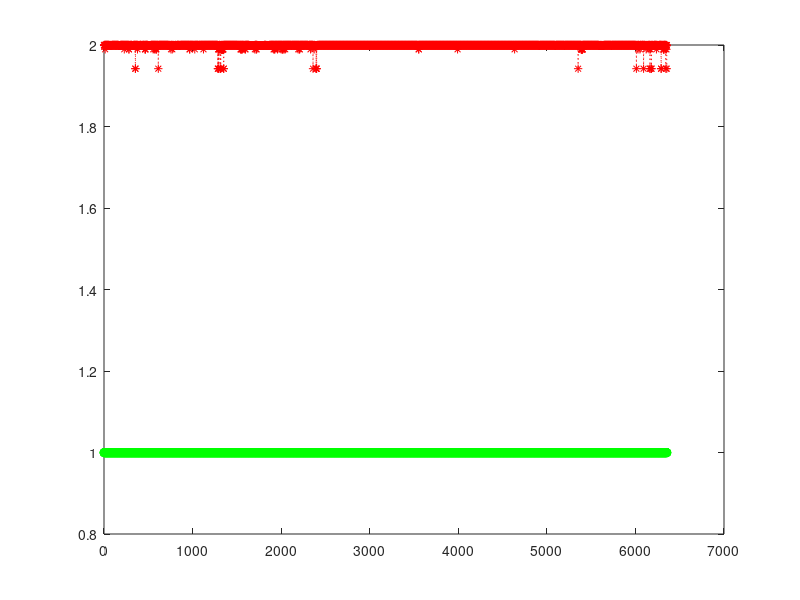

Source code (MATLAB):
function usingGlmFit()

FEATURE_START_INDEX = 2;
FEATURE_STOP_INDEX = 3;
PREDICTION_INDEX = FEATURE_STOP_INDEX + 1;
TAG = 'LINEAR_TW_CATEGORICAL';

train_data = csvread('outputFeaturesTrain.csv');
XTRAIN = train_data(:,FEATURE_START_INDEX:FEATURE_STOP_INDEX);
YTRAIN = train_data(:,PREDICTION_INDEX);

test_data = csvread('outputFeaturesTest.csv');
XTEST = test_data(:,FEATURE_START_INDEX:FEATURE_STOP_INDEX);
YTEST = test_data(:,PREDICTION_INDEX);

link = @(mu) log(mu ./ (1-mu));
derlink = @(mu) 1 ./ (mu .* (1-mu));
invlink = @(resp) 1 ./ (1 + exp(-resp));
F = {link, derlink, invlink};

b = glmfit(XTRAIN,YTRAIN,'binomial','link',F);

yfitTrain = glmval(b,XTRAIN,F,'size',2);


X = 1:length(XTRAIN);
plot(X,YTRAIN,'--go',X,yfitTrain',':r*')
    
fid=fopen('model_predictions_on_training.csv','w');
fprintf(fid, 'actual,prediction\n');
for idx = 1:length(YTRAIN)
    actual = YTRAIN(idx);
    prediction = yfitTrain(idx);
    fprintf(fid, '%f,%f\n', actual, prediction);
end
%%%%%%%%%%%%%%%%%%%%%%TESTING%%%%%%%%%%%%%%%%%%%%%

yfitTest = glmval(b,XTEST,F,'size',2);

X = 1:length(XTEST);
plot(X,YTEST,'--go',X,yfitTest',':r*')

fid=fopen('model_predictions_on_test_set.csv','w');
fprintf(fid, 'actual,prediction\n');
for idx = 1:length(YTEST)
    actual = YTEST(idx);
    prediction = yfitTest(idx);
    fprintf(fid, '%f,%f\n', actual, prediction);
end
end